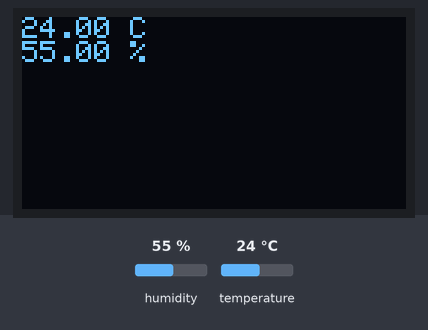
A sketch run on a simulated ESP8266 (NodeMCU). Shown: 128×64 one-colour display. The test bench sets the inputs (shaded band); at power-on: humidity 55 %, temperature 24 °C. What the sketch prints to the serial monitor is not drawn.

Above: at 2.8 s.
2.9 s: humidity set to 22 %
At 4.9 s:
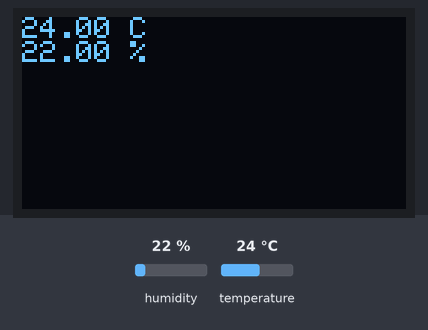
5.6 s: temperature set to 12 °C
At 7.5 s:
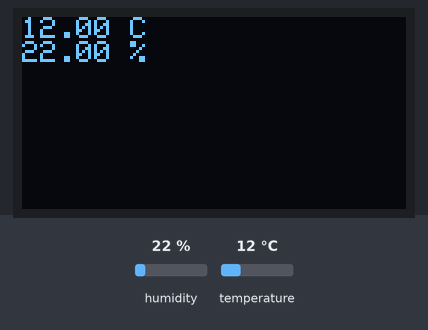
8.3 s: humidity set to 40 %
At 11.4 s:
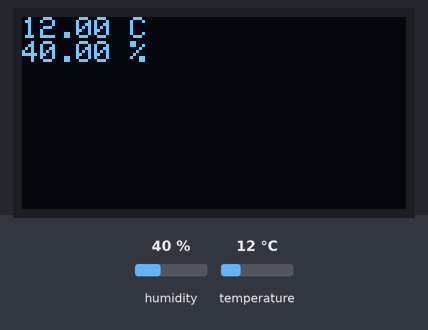
11.7 s: temperature set to 19 °C
Timing chart, 0 to 14.7 s (numbered marks = the images above; inputs shaded):
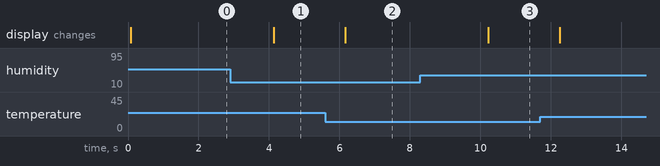

Measured:
- after the input at 2.9 s, the display: changes after 1.2 s (image 1)
- after the input at 5.6 s, the display: changes after 0.56 s (image 2)
- after the input at 8.3 s, the display: changes after 1.9 s (image 3)

The sketch:

dht.ino
```cpp
#include <Adafruit_Sensor.h>
#include <DHT.h>
DHT dht(D3 , DHT11);//
//-------for led-----------
#include <SPI.h>
#include <Wire.h>
#include <Adafruit_GFX.h>
#include <Adafruit_SSD1306.h>
#define OLED_RESET -1
Adafruit_SSD1306 display(OLED_RESET);
//-------------------
float oonapoom;
float kwamchuen;
void setup() {
  // put your setup code here, to run once:
  Serial.begin(115200);
  // Initialize device.
  dht.begin();
  //clear jor
   display.begin(SSD1306_SWITCHCAPVCC, 0x3C); //เริ่มการใช้งานจอ
   display.clearDisplay();//ล้างจอ
}

void loop() {
  // put your main code here, to run repeatedly:
  oonapoom = dht.readTemperature();
  Serial.println(oonapoom);
  display.clearDisplay();
  display.setTextSize(1);
  display.setTextColor(WHITE);
  display.setCursor(0,0);
  display.print(oonapoom);//display.print พิมพ์1 บรรทัด
  display.println(" C");//ใช้ ""ครอบข้อความกรณีจะพิมพ์ข้อความ println คือขึ้นบรรทัดใหม่
  kwamchuen = dht.readHumidity();
  Serial.println(kwamchuen);
  display.print(kwamchuen);
  display.println(" %");
  display.display();

}
```
